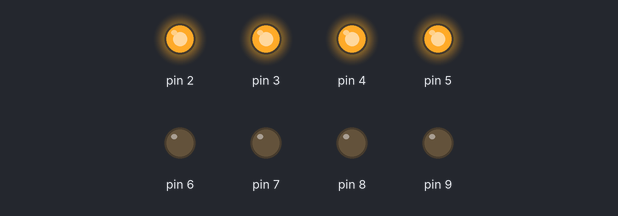
Simulated run of this sketch. Board: Arduino Uno, built with avr-gcc and run on an emulated ATmega328P. Shown: output pins drawn as LEDs (lit = HIGH).

Above: at 0.12 s.
At 2.37 s:
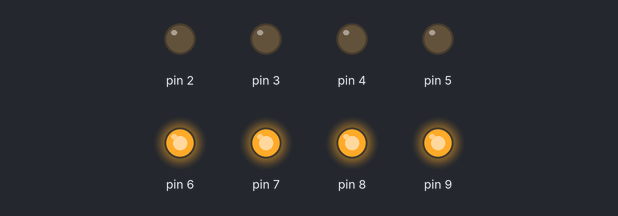
Timing chart, 0 to 3.0 s (numbered marks = the images above):
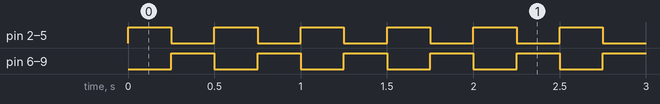

Measured:
- by itself, pin 2–9: alternates HIGH for 0.25 s and LOW for 0.25 s

The sketch:

ambulance_light.ino
```cpp
void setup() {
    for (int x = 2; x <= 9; x++) {
        pinMode(x, OUTPUT);
    }
}

void loop() {
    for (int x = 2; x <= 5; x++) {
        digitalWrite(x, HIGH);
    }
    delay(250);
    for (int x = 2; x <= 5; x++) {
        digitalWrite(x, LOW);
    }
    for (int y = 6; y <= 9; y++) {
        digitalWrite(y, HIGH);
    }
    delay(250);
    for (int y = 6; y <= 9; y++) {
        digitalWrite(y, LOW);
    }
}
```
